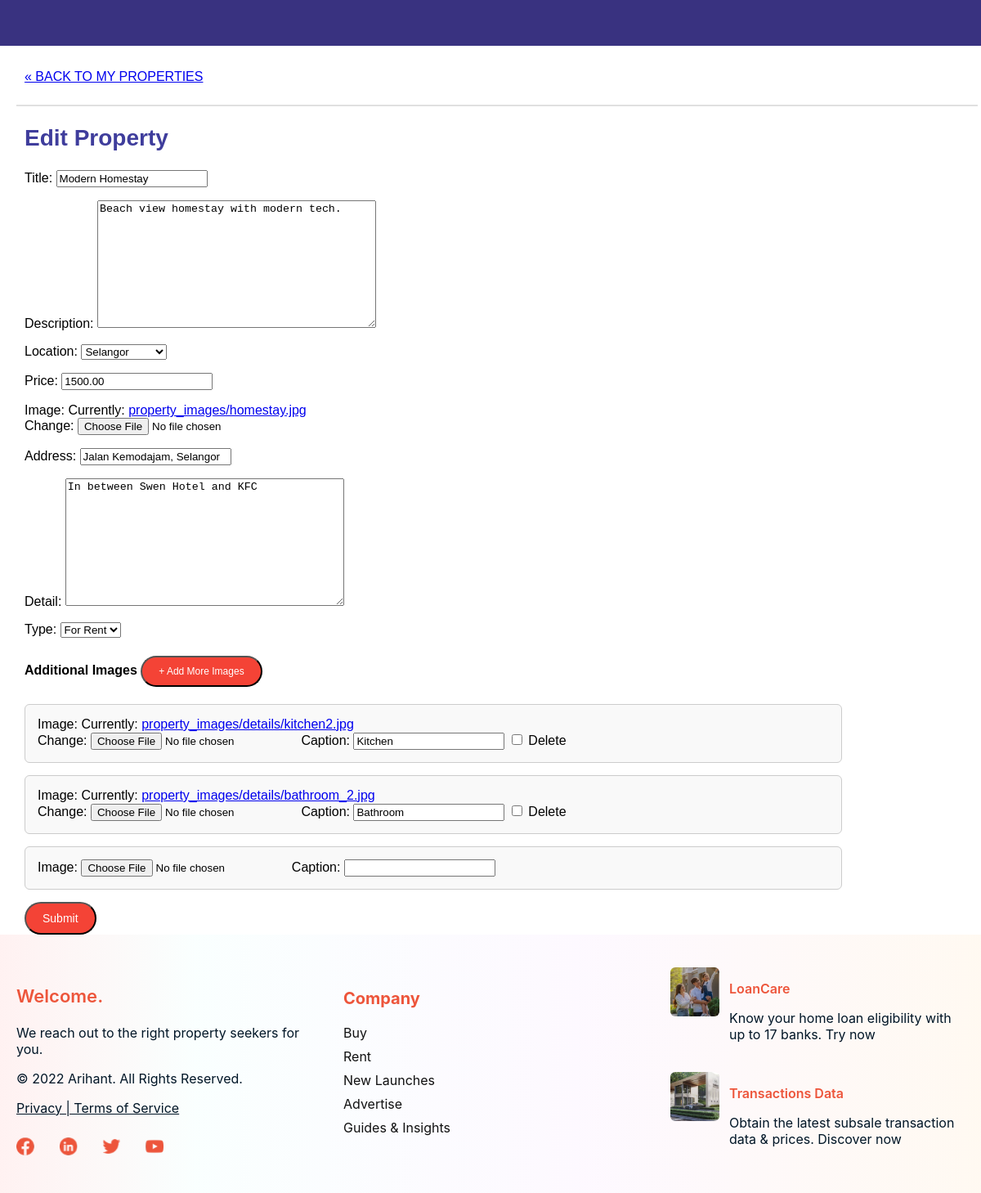
Screenshot of /property/23/edit/ (signed in) with the database file from the repository.
### proplistpage/models.py (models this page shows, shortened)
class Property(models.Model):
    LOCATION_CHOICES = [
        ('KUALA LUMPUR', 'Kuala Lumpur'),
        ('SELANGOR', 'Selangor'),
        ('PENANG', 'Penang'),
        ('OTHERS', 'Others'),
    ]
    PROPERTY_TYPE_CHOICES = [
        ('sale', 'For Sale'),
        ('rent', 'For Rent'),
    ]
    user = models.ForeignKey(User, on_delete=models.CASCADE)  # 🔥 Add this line
    title = models.CharField(max_length=100)
    location = models.CharField(max_length=100, choices=LOCATION_CHOICES)
    price = models.DecimalField(max_digits=10, decimal_places=2)
    description = models.TextField()
    address = models.CharField(max_length=200, blank=True)
    detail = models.TextField(blank=True)
    image = models.ImageField(upload_to='property_images/')
    type = models.CharField(max_length=10, choices=PROPERTY_TYPE_CHOICES, default='sale')
    is_booked = models.BooleanField(default=False)
    created_at = models.DateTimeField(auto_now_add=True)

### userAccount/views.py (the view)
# urls.py: path('property/<int:pk>/edit/', edit_my_property, name='edit_my_property'),
@login_required
def edit_my_property(request, pk):
    prop = get_object_or_404(Property, pk=pk, user=request.user)
    if request.method == 'POST':
        form = PropertyForm(request.POST, request.FILES, instance=prop)
        formset = PropertyImageFormSet(request.POST, request.FILES, instance=prop)
        if form.is_valid() and formset.is_valid():
            form.save()
            formset.save()
            return redirect('my_properties')
    else:
        form = PropertyForm(instance=prop)
        formset = PropertyImageFormSet(instance=prop)
    return render(request, 'accounts/edit_my_property.html', {
        'form': form,
        'formset': formset,
        'property': prop,
    })

### userAccount/forms.py
class PropertyForm(forms.ModelForm):
    class Meta:
        model = Property
        fields = ['title', 'description', 'location', 'price', 'image', 'address', 'detail', 'type']
        widgets = {
            'title': forms.TextInput(attrs={'class': 'form-control'}),
            'description': forms.Textarea(attrs={'class': 'form-control'}),
            'location': forms.Select(attrs={'class': 'form-select'}),
            'price': forms.NumberInput(attrs={'class': 'form-control'}),
            'image': forms.ClearableFileInput(attrs={'class': 'form-control'}),
            'address': forms.TextInput(attrs={'class': 'form-control'}),
            'detail': forms.Textarea(attrs={'class': 'form-control'}),
            'type': forms.Select(attrs={'class': 'form-select'}),
        }

### userAccount/templates/accounts/edit_my_property.html (shortened to what this page needs)
{% load static %}
<!DOCTYPE html>
<html lang="en">
<head>
</head>
    <body>
        <div class="layout-wrapper">
        <main class="layout-content">
        <div class="rectangle-645"></div>
            <div class="back-link"><a href="{% url 'my_properties' %}" >« BACK TO MY PROPERTIES</a></div>
            <div class="rectangle-7"></div>
        <div class="container">
            <h2 style="font-size: 28px; color: #3f3d9c; ">Edit Property</h2>
            <form method="post" enctype="multipart/form-data">
              {{ form.as_p }}
              <h4>
                  Additional Images
                <button type="button" id="add-image-btn" class="add-img-btn">+ Add More Images</button>
              </h4>
                <div id="image-formset">
                  {% for subform in formset %}
                    <div class="extra-image-block form-row">
                      {{ subform.image.label_tag }} {{ subform.image }}
                      {{ subform.caption.label_tag }} {{ subform.caption }}
                      {% if subform.instance.pk %}
                        <label>{{ subform.DELETE }} Delete</label>
                      {% endif %}
                    </div>
                  {% endfor %}
                </div>
              <button type="submit" class="submit-btn ">Submit</button>
            </form>
        </div>
        </main>
{% include 'footer.html' %}
        </div>
    </body>
</html>

### userAccount/templates/accounts/edit_my_property.html (style rules this page uses)
body { font-family: Arial, sans-serif; margin: 0; background: #fff; overflow-x: hidden; }
.container { max-width: 1000px; margin-top:50px; margin-left:30px; }
.back-link { display: inline-block; margin-top: 85px; margin-left:30px; color: #393280; font-weight: 500; transition: color 0.2s ease; }
.extra-image-block { border: 1px solid #ccc; padding: 15px; margin-bottom: 15px; border-radius: 6px; background-color: #f9f9f9; }
.rectangle-645 { background: #393280; width: 100%; height: 56px; position: absolute; }
.rectangle-7 { background: #e0e0e0; width: 98%; height: 2px; position: absolute; left: 20px; top: 130px; transform-origin: 0 0; transform: rotate(0deg) scale(1, -1); }
.layout-wrapper { display: flex; flex-direction: column; min-height: 100vh; }
.layout-content { flex: 1; }
.add-img-btn { font-size: 12px; background-color: #f44336; color: white; padding: 10px 20px; border-radius: 20px; text-decoration: none; }
.submit-btn { font-size: 14px; background-color: #f44336; color: white; padding: 10px 20px; border-radius: 20px; text-decoration: none; }

### rows the page displays
Property: title "Modern Homestay", description "Beach view homestay with modern tech.", location "Selangor", price "1500.00", address "Jalan Kemodajam, Selangor", detail "In between Swen Hotel and KFC", type "For Rent"

### other values shown
{{ subform.image.label_tag }} "Image:" "Image:" "Image:"
{{ subform.caption.label_tag }} "Caption:" "Caption:" "Caption:"
